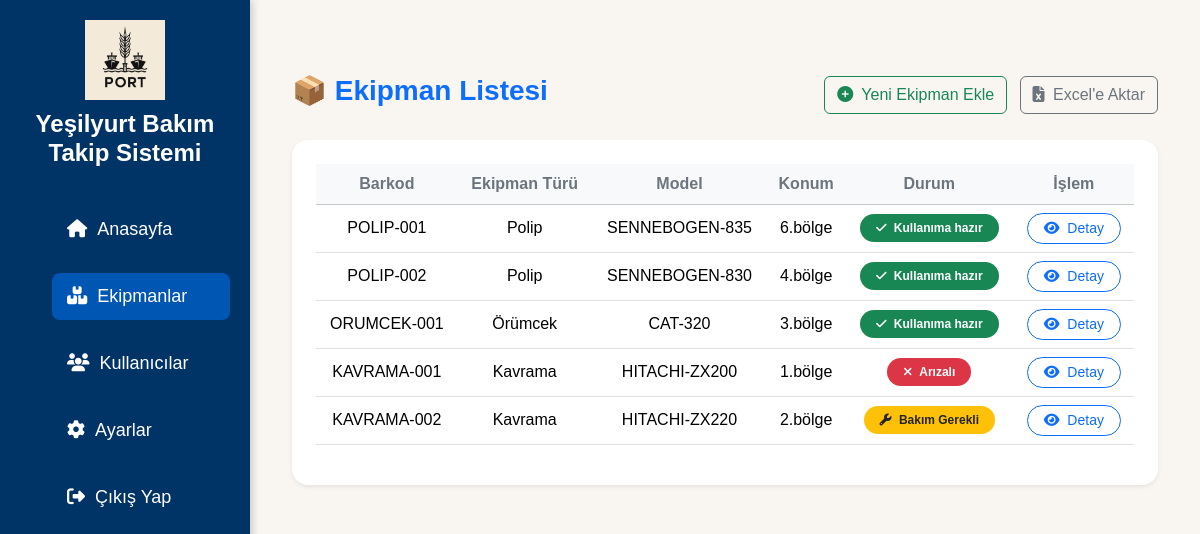
The app's page /malzemeler (signed in), older data.
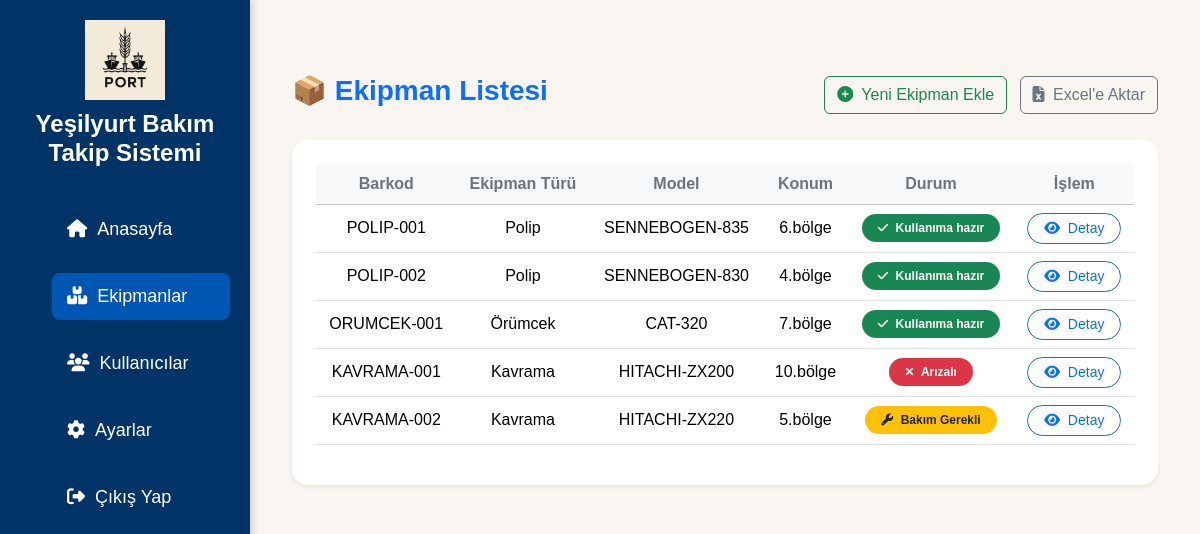
The same page, newer data.
### app/models.py (models this page shows)
class Parca(db.Model):
    __tablename__ = 'parcalar'
    id = db.Column(db.Integer, primary_key=True)
    barcode = db.Column(db.String(100), unique=True, nullable=False)
    ekipman_turu = db.Column(db.String(100), nullable=False)
    model_adi = db.Column(db.String(100), nullable=False)
    konum = db.Column(db.String(100), nullable=False)
    durum = db.Column(db.String(50), nullable=False)
    bir_sonraki_bakim = db.Column(db.Date, nullable=True)
    son_bakim_tarihi = db.Column(db.Date, nullable=True)
    bakim_dongusu = db.Column(db.String(50), nullable=True)
    bakim_durum = db.Column(db.String(50), nullable=True)  # ✅ تمت إضافته
    notlar = db.Column(db.Text, nullable=True)              # ✅ تمت إضافته
    kisa_aciklama = db.Column(db.Text, nullable=True)
    yuk_kapasitesi = db.Column(db.String(50), nullable=True)
    sorumlu_kisi = db.Column(db.String(100), nullable=True)
    created_at = db.Column(db.DateTime, default=datetime.utcnow)
    bakim_kayitlari = db.relationship('BakimKaydi', backref='parca', lazy=True)

### app/routes.py (the view)
@main.route('/malzemeler')
@login_required
def malzeme_listesi():
    parcalar = Parca.query.all()
    return render_template('malzemeler.html', parcalar=parcalar)

### app/__init__.py (called while the page is built)
def create_app():
    app = Flask(__name__)
    app.config.from_object('config.Config')
    db.init_app(app)
    login_manager.init_app(app)
    migrate.init_app(app, db)  # ✅ جديد
    login_manager.login_view = 'auth.login'
    @login_manager.user_loader
    def load_user(user_id):
        return User.query.get(int(user_id))
    app.register_blueprint(main)
    app.register_blueprint(auth)
    app.register_blueprint(api)  # ✅ API
    return app

### app/templates/malzemeler.html
{% extends 'layout.html' %}
{% block content %}
<div class="container-fluid mt-4">
    <div class="d-flex justify-content-between align-items-center mb-4">
        <h3 class="fw-bold text-primary">📦 Ekipman Listesi</h3>
        <div>
            <a href="{{ url_for('main.add_parca') }}" class="btn btn-outline-success me-2">
                <i class="fas fa-plus-circle me-1"></i> Yeni Ekipman Ekle
            </a>
            <a href="{{ url_for('main.export_excel') }}" class="btn btn-outline-secondary">
                <i class="fas fa-file-excel me-1"></i> Excel'e Aktar
            </a>
        </div>
    </div>
    <div class="card border-0 shadow-sm rounded-4">
        <div class="card-body p-4">
            <table class="table table-hover align-middle text-center">
                <thead class="table-light">
                    <tr class="align-middle">
                        <th class="text-secondary">Barkod</th>
                        <th class="text-secondary">Ekipman Türü</th>
                        <th class="text-secondary">Model</th>
                        <th class="text-secondary">Konum</th>
                        <th class="text-secondary">Durum</th>
                        <th class="text-secondary">İşlem</th>
                    </tr>
                </thead>
                <tbody>
                    {% for parca in parcalar %}
                    <tr>
                        <td class="fw-medium">{{ parca.barcode }}</td>
                        <td>{{ parca.ekipman_turu }}</td>
                        <td>{{ parca.model_adi }}</td>
                        <td>{{ parca.konum }}</td>
                        <td>
                            {% if parca.durum == 'Kullanıma hazır' %}
                                <span class="badge bg-success py-2 px-3 rounded-pill"><i class="fas fa-check me-1"></i> {{ parca.durum }}</span>
                            {% elif parca.durum == 'Bakım Gerekli' %}
                                <span class="badge bg-warning text-dark py-2 px-3 rounded-pill"><i class="fas fa-wrench me-1"></i> {{ parca.durum }}</span>
                            {% elif parca.durum == 'Arızalı' %}
                                <span class="badge bg-danger py-2 px-3 rounded-pill"><i class="fas fa-times me-1"></i> {{ parca.durum }}</span>
                            {% else %}
                                <span class="badge bg-secondary py-2 px-3 rounded-pill">{{ parca.durum }}</span>
                            {% endif %}
                        </td>
                        <td>
                            <a href="{{ url_for('main.detail', parca_id=parca.id) }}" class="btn btn-sm btn-outline-primary rounded-pill px-3">
                                <i class="fas fa-eye me-1"></i> Detay
                            </a>
                        </td>
                    </tr>
                    {% endfor %}
                </tbody>
            </table>
        </div>
    </div>
</div>
{% endblock %}

Row changes from the older to the newer data that the page shows:
changed Parca "ORUMCEK-001": konum "3.bölge" → "7.bölge"
changed Parca "KAVRAMA-001": konum "1.bölge" → "10.bölge"
changed Parca "KAVRAMA-002": konum "2.bölge" → "5.bölge"
